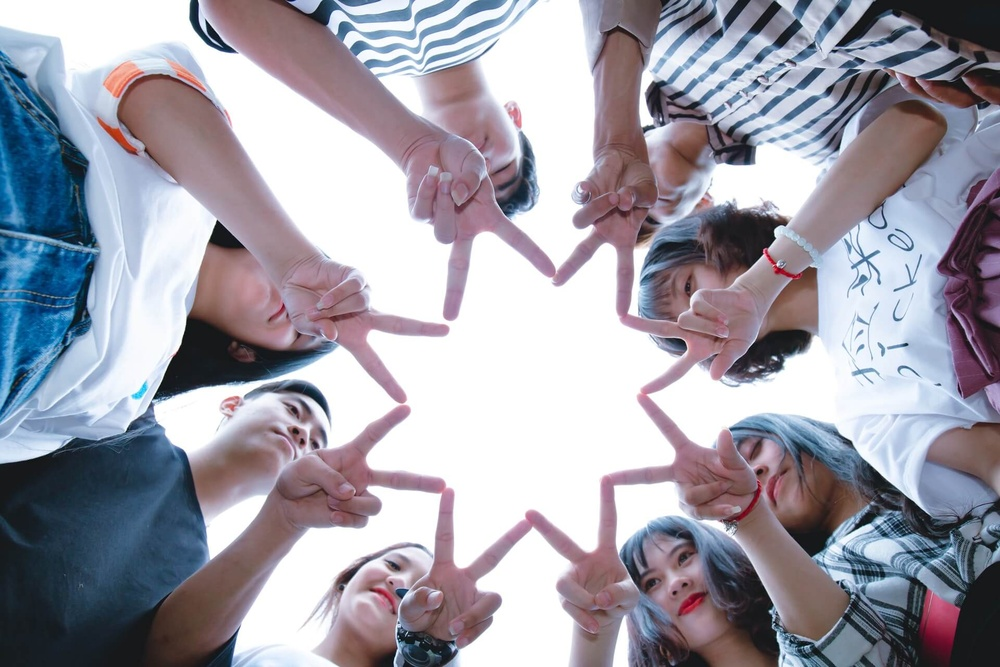
#> input picture dataset/1116302.jpg, 1000 x 667 px, shrunk from 1920 x 1280 before the run
$ python detect_faces.py ../../../dataset/1116302.jpg
#> lines starting #> are read from the running program, lines starting #| are printed output that depends on the picture
import json
import sys
import cv2
import os
from skimage import io


def main():
    faces_result = []

    # Take the image file name from the command line.
    file_name = sys.argv[1]

    # Load the cascade classifier training file for haarcascade.
    haar_face_cascade = cv2.CascadeClassifier('data/haarcascade_frontalface_alt.xml')

    # Load the image.
    image = io.imread(file_name)
#> image is the input picture: shape (667, 1000, 3); mean R, G, B 158.8, 156.9, 167.8

    # Convert the image to grayscale mode as the OpenCV face detector expects images that way.
    image = cv2.cvtColor(image, cv2.COLOR_BGR2GRAY)
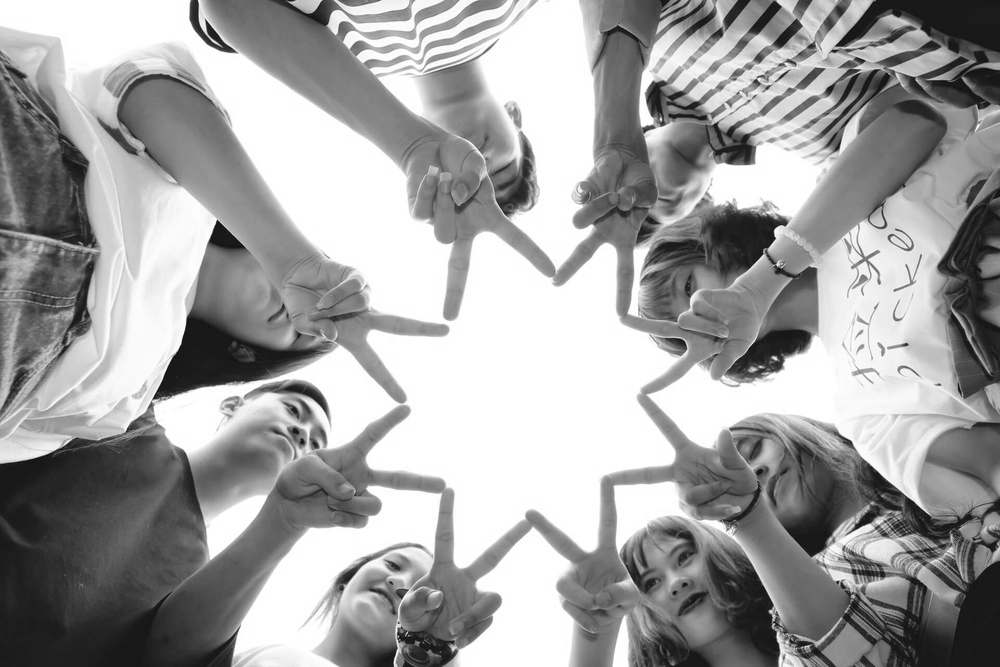
#> image: shape (667, 1000); min 10, max 255, mean 160.4

    # Run the face detector on the image data.
    detected_faces = haar_face_cascade.detectMultiScale(image)
#> detected_faces = ()

    # Loop through each detected face.
    for (x, y, w, h) in detected_faces:
        faces_result.append({
            "left": int(x),
            "top": int(y),
            "right": int(x + w),
            "bottom": int(y + h)
        })
#> this loop made 0 passes
#> after the loop, faces_result = []

    print(json.dumps(faces_result))


if __name__=="__main__":
    main()

$ run again, on dataset/1181562.jpg
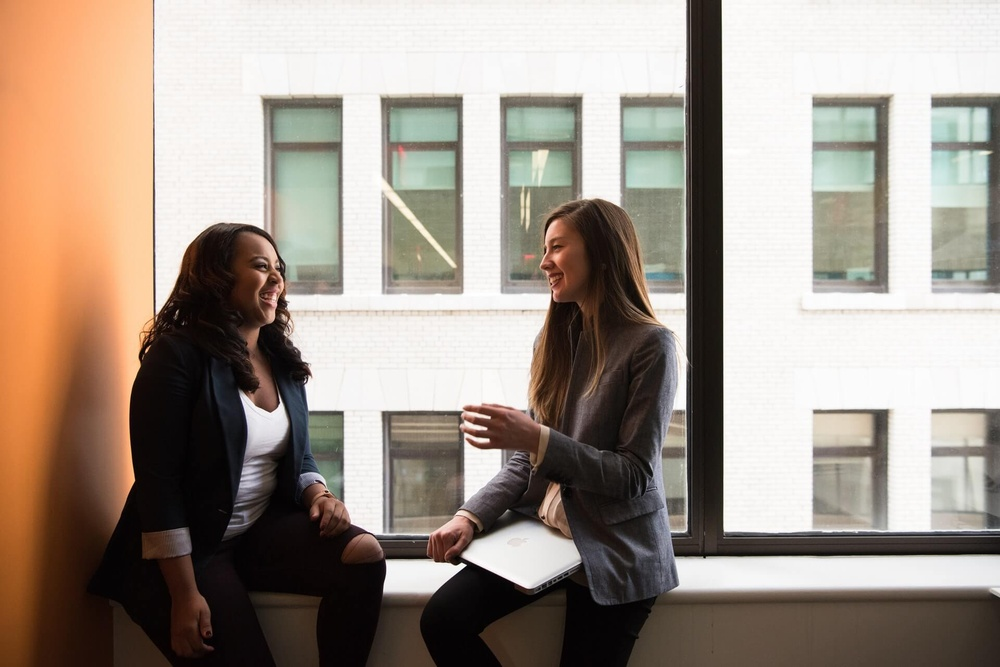
#> input picture dataset/1181562.jpg, 1000 x 667 px, shrunk from 1920 x 1281 before the run
#> in main, image is the input picture: shape (667, 1000, 3); mean R, G, B 159.9, 147.5, 136.5
#> in main, `image = cv2.cvtColor(image, cv2.COLOR_BGR2GRAY)`:
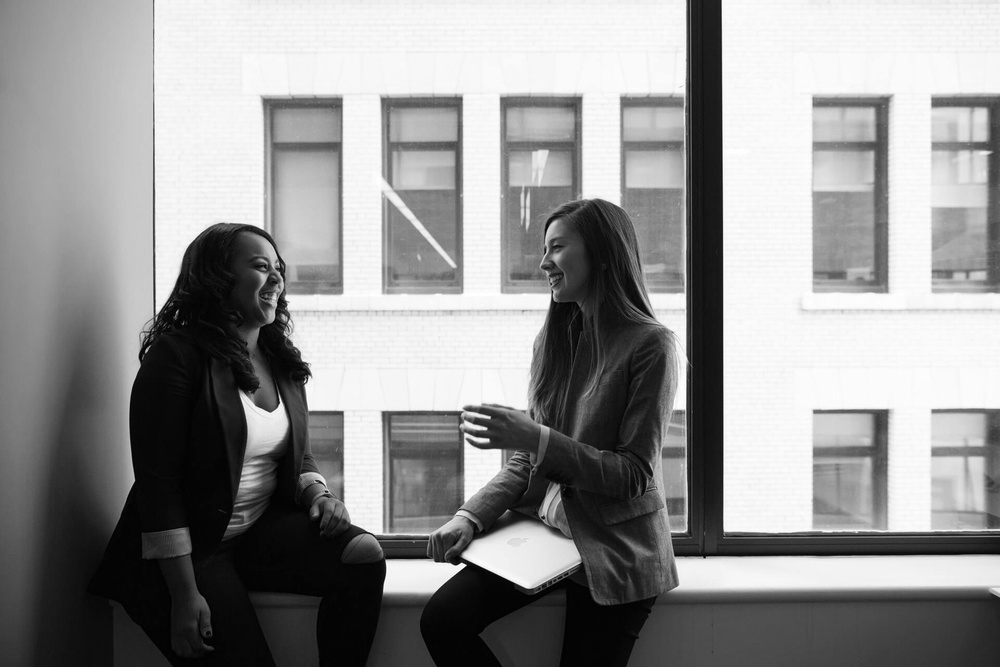
#> image: shape (667, 1000); min 0, max 255, mean 145.7
#> detected_faces = [[605, 66, 101, 101]]
#> the loop in main, `for (x, y, w, h) in detected_faces:` made 1 pass
#> after the loop in main, `for (x, y, w, h) in detected_faces:`: faces_result = 1 item
#| [{"left": 605, "top": 66, "right": 706, "bottom": 167}]

$ run again, on dataset/1185440.jpg
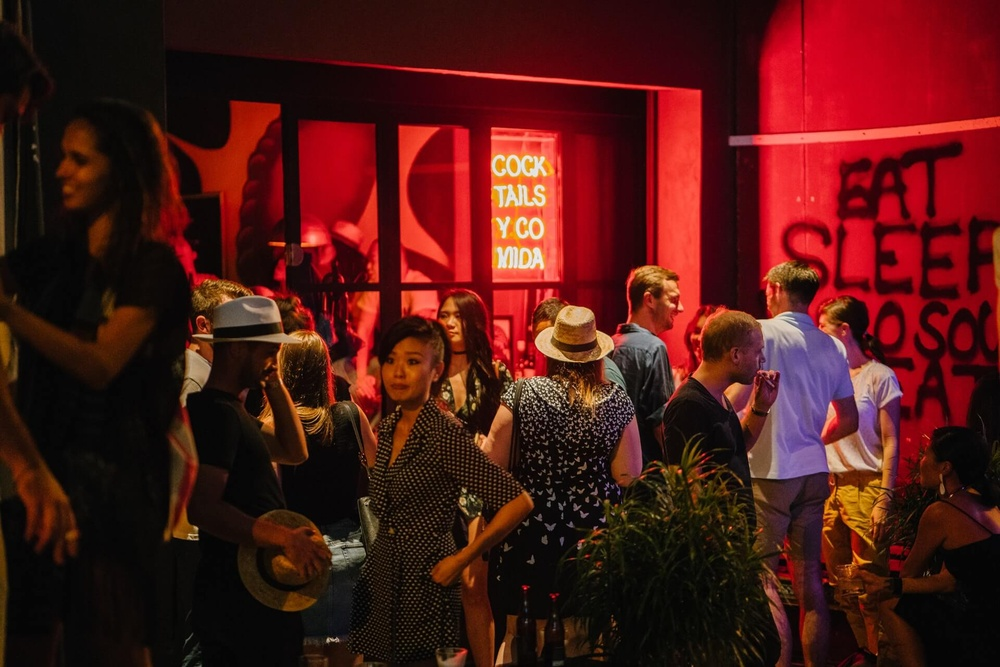
#> input picture dataset/1185440.jpg, 1000 x 667 px, shrunk from 1920 x 1280 before the run
#> in main, image is the input picture: shape (667, 1000, 3); mean R, G, B 78.6, 23.7, 20.3
#> in main, `image = cv2.cvtColor(image, cv2.COLOR_BGR2GRAY)`:
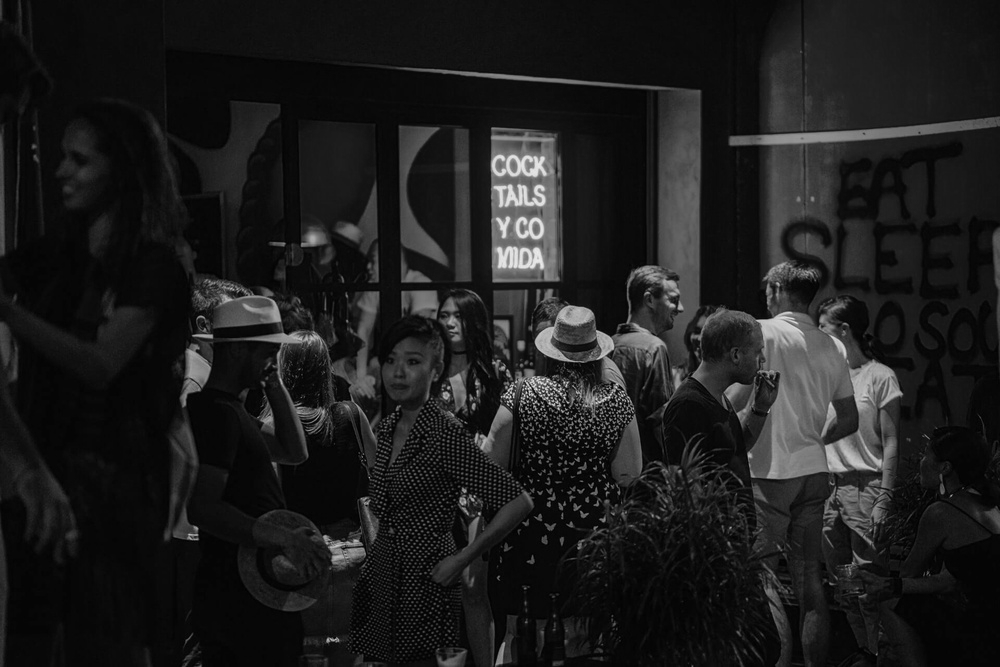
#> image: shape (667, 1000); min 0, max 237, mean 29
#> detected_faces = [[434, 302, 36, 36], [372, 339, 62, 62], [30, 129, 78, 78]]
#> the loop in main, `for (x, y, w, h) in detected_faces:` made 3 passes
#> after the loop in main, `for (x, y, w, h) in detected_faces:`: faces_result = 3 items
#| [{"left": 434, "top": 302, "right": 470, "bottom": 338}, {"left": 372, "top": 339, "right": 434, "bottom": 401}, {"left": 30, "top": 129, "right": 108, "bottom": 207}]
